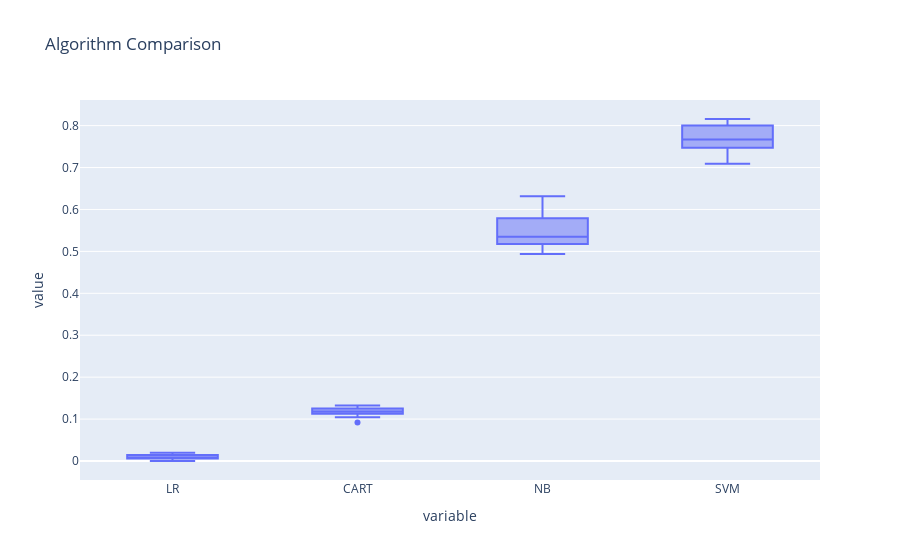

The cell this chart's notebook holds for it:
### Markdown cell above
## Results

### Code cell
result_df = pd.DataFrame(results, index=names).T
px.box(result_df,title = 'Algorithm Comparison')

### Figure 1 — Plotly figure (JSON) as saved in the notebook; plotly's stock layout.template omitted (floating-point values rounded to 4 significant figures)
{"data": [{"alignmentgroup": "True", "hovertemplate": "variable=%{x}<br>value=%{y}<extra></extra>", "legendgroup": "", "marker": {"color": "#636efa"}, "name": "", "notched": false, "offsetgroup": "", "orientation": "v", "showlegend": false, "type": "box", "x": ["LR", "LR", "LR", "LR", "LR", "LR", "LR", "LR", "LR", "LR", "CART", "CART", "CART", "CART", "CART", "CART", "CART", "CART", "CART", "CART", "NB", "NB", "NB", "NB", "NB", "NB", "NB", "NB", "NB", "NB", "SVM", "SVM", "SVM", "SVM", "SVM", "SVM", "SVM", "SVM", "SVM", "SVM"], "x0": " ", "xaxis": "x", "y": [0, 0.006211, 0.007042, 0.01418, 0.007519, 0.0117, 0.007463, 0.01974, 0.01974, 0.006024, 0.129, 0.118, 0.09155, 0.1135, 0.1128, 0.1228, 0.1045, 0.1184, 0.125, 0.1325, 0.529, 0.5404, 0.507, 0.5177, 0.5263, 0.6316, 0.5821, 0.5789, 0.5461, 0.494, 0.8, 0.7578, 0.7958, 0.7092, 0.7143, 0.7485, 0.8134, 0.8158, 0.7763, 0.747], "y0": " ", "yaxis": "y"}], "layout": {"boxmode": "group", "legend": {"tracegroupgap": 0}, "title": {"text": "Algorithm Comparison"}, "xaxis": {"anchor": "y", "domain": [0, 1], "title": {"text": "variable"}}, "yaxis": {"anchor": "x", "domain": [0, 1], "title": {"text": "value"}}}}
